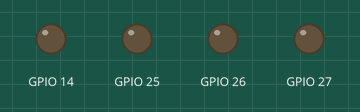
Recording of a sketch running on a simulated ESP32. Parts: output pins drawn as LEDs (lit = HIGH).

Above: at 0.2 s.
At 1.2 s:
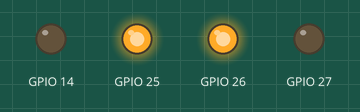
At 1.7 s:
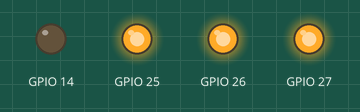
At 3.0 s:
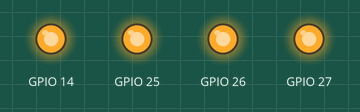
At 5.2 s:
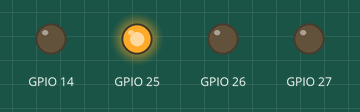
Timing chart, 0 to 5.9 s (numbered marks = the images above):
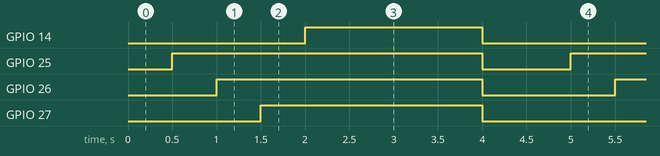

The sketch:

led.ino
```cpp
void setup() {
  pinMode(25, OUTPUT);
  pinMode(26, OUTPUT);
  pinMode(27, OUTPUT);
  pinMode(14, OUTPUT);
}

//allume 1,2,3 ou 4 led suivant les bonnes réponses aux questions.
void question(int number){
  if (number == 1){
    digitalWrite(25, HIGH);
  }else if (number == 2){
    digitalWrite(26, HIGH);
  }else if (number == 3){
    digitalWrite(27, HIGH);
  }else if (number == 4){
    digitalWrite(14, HIGH);
  }else if (number == 0){
    digitalWrite(25, LOW);
    digitalWrite(26, LOW);
    digitalWrite(27, LOW);
    digitalWrite(14, LOW);
  }
}


void loop() {

    delay(500);
    question(1);
    delay(500);
    question(2);
    delay(500);
    question(3);
    delay(500);
    question(4);
    delay(2000);
    question(0);
    delay(500);


}
```

Measured:
- by itself, GPIO 14: alternates HIGH for 2.0 s and LOW for 2.5 s
- by itself, GPIO 25: alternates HIGH for 3.5 s and LOW for 1.0 s
- by itself, GPIO 26: alternates HIGH for 3.0 s and LOW for 1.5 s
- by itself, GPIO 27: alternates HIGH for 2.5 s and LOW for 2.0 s
